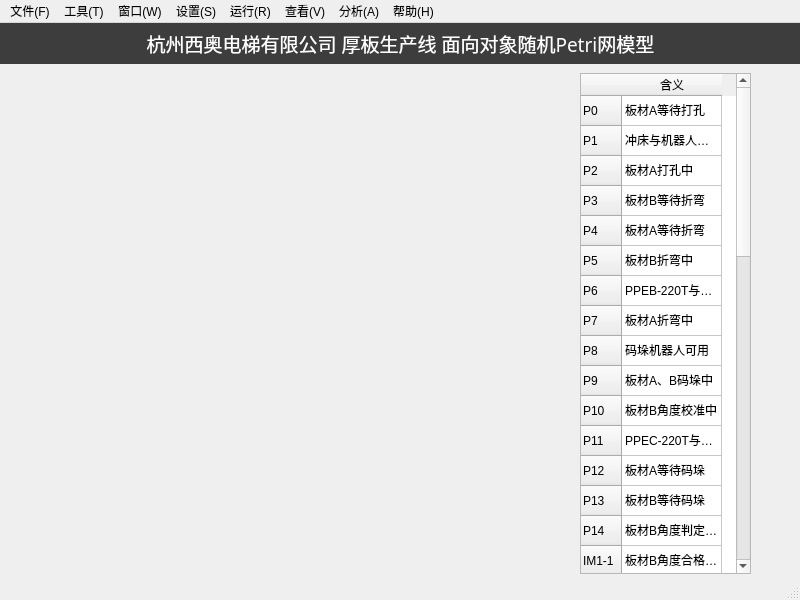
<?xml version="1.0" encoding="UTF-8"?>
<ui version="4.0">
 <class>MainWindow</class>
 <widget class="QMainWindow" name="MainWindow">
  <property name="geometry">
   <rect>
    <x>0</x>
    <y>0</y>
    <width>800</width>
    <height>600</height>
   </rect>
  </property>
  <property name="windowTitle">
   <string>CPS生产线的面向对象广义随机Petri网模型</string>
  </property>
  <widget class="QWidget" name="centralwidget">
   <widget class="QLabel" name="label_3">
    <property name="geometry">
     <rect>
      <x>0</x>
      <y>0</y>
      <width>801</width>
      <height>41</height>
     </rect>
    </property>
    <property name="font">
     <font>
      <family>黑体</family>
      <pointsize>14</pointsize>
     </font>
    </property>
    <property name="styleSheet">
     <string notr="true">background-color: rgb(61, 61, 61);
color: rgb(255, 255, 255);</string>
    </property>
    <property name="text">
     <string>杭州西奥电梯有限公司 厚板生产线 面向对象随机Petri网模型</string>
    </property>
    <property name="alignment">
     <set>Qt::AlignCenter</set>
    </property>
   </widget>
   <widget class="QLabel" name="label">
    <property name="geometry">
     <rect>
      <x>40</x>
      <y>30</y>
      <width>481</width>
      <height>541</height>
     </rect>
    </property>
    <property name="styleSheet">
     <string notr="true">image: url(:/newPrefix/images/3.png);</string>
    </property>
    <property name="text">
     <string/>
    </property>
   </widget>
   <widget class="QTableWidget" name="tableWidget">
    <property name="geometry">
     <rect>
      <x>580</x>
      <y>50</y>
      <width>171</width>
      <height>501</height>
     </rect>
    </property>
    <row>
     <property name="text">
      <string>P0</string>
     </property>
    </row>
    <row>
     <property name="text">
      <string>P1</string>
     </property>
    </row>
    <row>
     <property name="text">
      <string>P2</string>
     </property>
    </row>
    <row>
     <property name="text">
      <string>P3</string>
     </property>
    </row>
    <row>
     <property name="text">
      <string>P4</string>
     </property>
    </row>
    <row>
     <property name="text">
      <string>P5</string>
     </property>
    </row>
    <row>
     <property name="text">
      <string>P6</string>
     </property>
    </row>
    <row>
     <property name="text">
      <string>P7</string>
     </property>
    </row>
    <row>
     <property name="text">
      <string>P8</string>
     </property>
    </row>
    <row>
     <property name="text">
      <string>P9</string>
     </property>
    </row>
    <row>
     <property name="text">
      <string>P10</string>
     </property>
    </row>
    <row>
     <property name="text">
      <string>P11</string>
     </property>
    </row>
    <row>
     <property name="text">
      <string>P12</string>
     </property>
    </row>
    <row>
     <property name="text">
      <string>P13</string>
     </property>
    </row>
    <row>
     <property name="text">
      <string>P14</string>
     </property>
    </row>
    <row>
     <property name="text">
      <string>IM1-1</string>
     </property>
    </row>
    <row>
     <property name="text">
      <string>IM1-2</string>
     </property>
    </row>
    <row>
     <property name="text">
      <string>IM2</string>
     </property>
    </row>
    <row>
     <property name="text">
      <string>IM3</string>
     </property>
    </row>
    <row>
     <property name="text">
      <string>OM1</string>
     </property>
    </row>
    <row>
     <property name="text">
      <string>OM2</string>
     </property>
    </row>
    <row>
     <property name="text">
      <string>OM3-1</string>
     </property>
    </row>
    <row>
     <property name="text">
      <string>OM3-2</string>
     </property>
    </row>
    <row>
     <property name="text">
      <string>T0</string>
     </property>
    </row>
    <row>
     <property name="text">
      <string>T1</string>
     </property>
    </row>
    <row>
     <property name="text">
      <string>T2</string>
     </property>
    </row>
    <row>
     <property name="text">
      <string>T3</string>
     </property>
    </row>
    <row>
     <property name="text">
      <string>T4</string>
     </property>
    </row>
    <row>
     <property name="text">
      <string>T5</string>
     </property>
    </row>
    <row>
     <property name="text">
      <string>T6</string>
     </property>
    </row>
    <row>
     <property name="text">
      <string>T7</string>
     </property>
    </row>
    <row>
     <property name="text">
      <string>T8</string>
     </property>
    </row>
    <row>
     <property name="text">
      <string>T9</string>
     </property>
    </row>
    <row>
     <property name="text">
      <string>T10</string>
     </property>
    </row>
    <row>
     <property name="text">
      <string>T11</string>
     </property>
    </row>
    <row>
     <property name="text">
      <string>T12</string>
     </property>
    </row>
    <row>
     <property name="text">
      <string>T13</string>
     </property>
    </row>
    <row>
     <property name="text">
      <string>T14</string>
     </property>
    </row>
    <row>
     <property name="text">
      <string>g12</string>
     </property>
    </row>
    <row>
     <property name="text">
      <string>g23</string>
     </property>
    </row>
    <row>
     <property name="text">
      <string>g31-1</string>
     </property>
    </row>
    <row>
     <property name="text">
      <string>g31-2</string>
     </property>
    </row>
    <column>
     <property name="text">
      <string>含义</string>
     </property>
    </column>
    <item row="0" column="0">
     <property name="text">
      <string>板材A等待打孔</string>
     </property>
    </item>
    <item row="1" column="0">
     <property name="text">
      <string>冲床与机器人可用</string>
     </property>
    </item>
    <item row="2" column="0">
     <property name="text">
      <string>板材A打孔中</string>
     </property>
    </item>
    <item row="3" column="0">
     <property name="text">
      <string>板材B等待折弯</string>
     </property>
    </item>
    <item row="4" column="0">
     <property name="text">
      <string>板材A等待折弯</string>
     </property>
    </item>
    <item row="5" column="0">
     <property name="text">
      <string>板材B折弯中</string>
     </property>
    </item>
    <item row="6" column="0">
     <property name="text">
      <string>PPEB-220T与机器人可用</string>
     </property>
    </item>
    <item row="7" column="0">
     <property name="text">
      <string>板材A折弯中</string>
     </property>
    </item>
    <item row="8" column="0">
     <property name="text">
      <string>码垛机器人可用</string>
     </property>
    </item>
    <item row="9" column="0">
     <property name="text">
      <string>板材A、B码垛中</string>
     </property>
    </item>
    <item row="10" column="0">
     <property name="text">
      <string>板材B角度校准中</string>
     </property>
    </item>
    <item row="11" column="0">
     <property name="text">
      <string>PPEC-220T与机器人可用</string>
     </property>
    </item>
    <item row="12" column="0">
     <property name="text">
      <string>板材A等待码垛</string>
     </property>
    </item>
    <item row="13" column="0">
     <property name="text">
      <string>板材B等待码垛</string>
     </property>
    </item>
    <item row="14" column="0">
     <property name="text">
      <string>板材B角度判定结果</string>
     </property>
    </item>
    <item row="15" column="0">
     <property name="text">
      <string>板材B角度合格信息</string>
     </property>
    </item>
    <item row="16" column="0">
     <property name="text">
      <string>板材B角度不合格信息</string>
     </property>
    </item>
    <item row="17" column="0">
     <property name="text">
      <string>板材B等待角度检测</string>
     </property>
    </item>
    <item row="18" column="0">
     <property name="text">
      <string>板材B等待角度判定</string>
     </property>
    </item>
    <item row="19" column="0">
     <property name="text">
      <string>板材B角度检测请求</string>
     </property>
    </item>
    <item row="20" column="0">
     <property name="text">
      <string>板材B角度信息</string>
     </property>
    </item>
    <item row="21" column="0">
     <property name="text">
      <string>板材B角度合格信息</string>
     </property>
    </item>
    <item row="22" column="0">
     <property name="text">
      <string>板材B角度不合格信息</string>
     </property>
    </item>
    <item row="23" column="0">
     <property name="text">
      <string>板材A打孔开始</string>
     </property>
    </item>
    <item row="24" column="0">
     <property name="text">
      <string>板材A打孔结束</string>
     </property>
    </item>
    <item row="25" column="0">
     <property name="text">
      <string>板材B折弯开始</string>
     </property>
    </item>
    <item row="26" column="0">
     <property name="text">
      <string>板材A折弯开始</string>
     </property>
    </item>
    <item row="27" column="0">
     <property name="text">
      <string>板材A、B码垛结束</string>
     </property>
    </item>
    <item row="28" column="0">
     <property name="text">
      <string>板材B角度校准结束</string>
     </property>
    </item>
    <item row="29" column="0">
     <property name="text">
      <string>板材B折弯结束</string>
     </property>
    </item>
    <item row="30" column="0">
     <property name="text">
      <string>板材A折弯结束</string>
     </property>
    </item>
    <item row="31" column="0">
     <property name="text">
      <string>板材A、B码垛开始</string>
     </property>
    </item>
    <item row="32" column="0">
     <property name="text">
      <string>板材B角度判定合格</string>
     </property>
    </item>
    <item row="33" column="0">
     <property name="text">
      <string>板材B角度不合格，开始校准</string>
     </property>
    </item>
    <item row="34" column="0">
     <property name="text">
      <string>板材B角度检测</string>
     </property>
    </item>
    <item row="35" column="0">
     <property name="text">
      <string>板材B角度为合格</string>
     </property>
    </item>
    <item row="36" column="0">
     <property name="text">
      <string>板材B角度为不合格</string>
     </property>
    </item>
    <item row="37" column="0">
     <property name="text">
      <string>板材B角度判定</string>
     </property>
    </item>
    <item row="38" column="0">
     <property name="text">
      <string>Ob1与Ob2之间的门变迁</string>
     </property>
    </item>
    <item row="39" column="0">
     <property name="text">
      <string>Ob2与Ob3之间的门变迁</string>
     </property>
    </item>
    <item row="40" column="0">
     <property name="text">
      <string>Ob3与Ob1之间的门变迁1</string>
     </property>
    </item>
    <item row="41" column="0">
     <property name="text">
      <string>Ob3与Ob1之间的门变迁2</string>
     </property>
    </item>
   </widget>
   <widget class="QLabel" name="label_2">
    <property name="geometry">
     <rect>
      <x>0</x>
      <y>40</y>
      <width>801</width>
      <height>531</height>
     </rect>
    </property>
    <property name="styleSheet">
     <string notr="true">background-image: url(:/newPrefix/images/1.png);</string>
    </property>
    <property name="text">
     <string/>
    </property>
   </widget>
   <zorder>label_2</zorder>
   <zorder>label_3</zorder>
   <zorder>label</zorder>
   <zorder>tableWidget</zorder>
  </widget>
  <widget class="QMenuBar" name="menubar">
   <property name="geometry">
    <rect>
     <x>0</x>
     <y>0</y>
     <width>800</width>
     <height>23</height>
    </rect>
   </property>
   <widget class="QMenu" name="menu_F">
    <property name="title">
     <string>文件(F)</string>
    </property>
   </widget>
   <widget class="QMenu" name="menu_T">
    <property name="title">
     <string>工具(T)</string>
    </property>
   </widget>
   <widget class="QMenu" name="menu_W">
    <property name="title">
     <string>窗口(W)</string>
    </property>
   </widget>
   <widget class="QMenu" name="menu_S">
    <property name="title">
     <string>设置(S)</string>
    </property>
   </widget>
   <widget class="QMenu" name="menu_R">
    <property name="title">
     <string>运行(R)</string>
    </property>
   </widget>
   <widget class="QMenu" name="menu_V">
    <property name="title">
     <string>查看(V)</string>
    </property>
   </widget>
   <widget class="QMenu" name="menu_A">
    <property name="title">
     <string>分析(A)</string>
    </property>
   </widget>
   <widget class="QMenu" name="menu_H">
    <property name="title">
     <string>帮助(H)</string>
    </property>
   </widget>
   <addaction name="menu_F"/>
   <addaction name="menu_T"/>
   <addaction name="menu_W"/>
   <addaction name="menu_S"/>
   <addaction name="menu_R"/>
   <addaction name="menu_V"/>
   <addaction name="menu_A"/>
   <addaction name="menu_H"/>
  </widget>
  <widget class="QStatusBar" name="statusbar"/>
 </widget>
 <resources>
  <include location="../resource.qrc"/>
 </resources>
 <connections/>
</ui>
